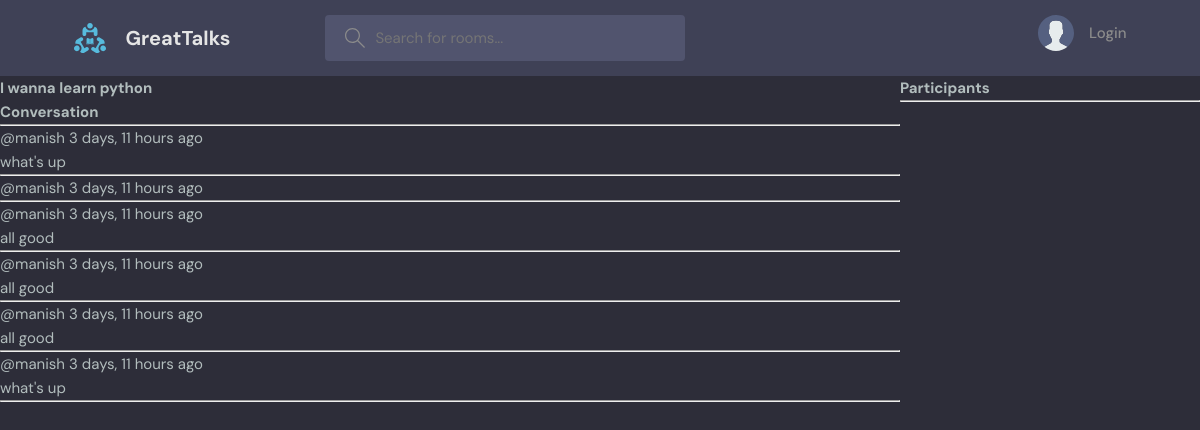
Page /room/6/ on the committed database.
### base/models.py (models this page shows, shortened)
class  Room(models.Model):
    host =models.ForeignKey(User, on_delete=models.SET_NULL, null= True)
    topic = models.ForeignKey(Topic, on_delete=models.SET_NULL, null=True)
    name = models.CharField(max_length=200)
    description = models.TextField(null = True, blank=True)
    participants =  models.ManyToManyField(User, related_name='participants', blank=True)
    updated = models.DateTimeField(auto_now=True)
    created = models.DateTimeField(auto_now_add=True)
    class Meta:
        ordering = ['-updated','-created']

class Message(models.Model):
    user = models.ForeignKey(User, on_delete=models.CASCADE)
    room = models.ForeignKey(Room, on_delete=models.CASCADE)
    body = models.TextField()
    updated = models.DateTimeField(auto_now=True)
    created = models.DateTimeField(auto_now_add=True)
    class Meta:
        ordering = ['-updated','-created']

### base/views.py (the view, shortened to what this page needs)
# urls.py: path('room/<str:pk>/',views.room, name="room"),
def room(request,pk):
    room = Room.objects.get(id = pk)
    room_messages = room.message_set.all().order_by('-created')
    participants = room.participants.all()
    context = {'room':room, 'room_messages': room_messages,'participants': participants}
    return render(request, 'base/room.html',context)

### base/templates/base/room.html (shortened to what this page needs)
{% extends 'main.html' %}
{%block content%}
<div class="room-container">
    <div>
        <h1>{{room.name}}</h1>
        <div class="comment-wrapper">
        <h3>Conversation</h3>
        <hr>
        {% for message in room_messages %}
        <div>
            <small>@{{message.user}} {{message.created|timesince}} ago</small>
            <p>{{message.body}}</p>
            <hr>
        </div>
        {% endfor %}
        </div>
    </div>
    <div>
        <h3> Participants</h3>
        <hr>
    </div>
</div>
{%endblock%}

### static/styles/style.css (style rules this page uses)
:root { --color-main: #71c6dd; --color-main-light: #e1f6fb; --color-dark: #3f4156; --color-dark-medium: #51546e; --color-dark-light: #696d97; --color-light: #e5e5e5; --color-gray: #8b8b8b; --color-light-gray: #b2bdbd; --color-bg: #2d2d39; --color-success: #5dd693; --color-error: #fc4b0b; }
* { font-family: "DM Sans", -apple-system, BlinkMacSystemFont, "Segoe UI", Roboto, Oxygen, Ubuntu, Cantarell, "Open Sans", "Helvetica Neue", sans-serif; margin: 0; padding: 0; box-sizing: border-box; text-rendering: optimizeLegibility; font-size: inherit; }
html { font-size: 56.25%; }
@media only screen and (min-width: 1200px) { html { font-size: 62.5%; } }
body { line-height: 1.6; font-weight: 400; font-size: 1.5rem; color: var(--color-light-gray); background-color: var(--color-bg); min-height: 100vh; }

### base/templates/base/room.html (style rules this page uses)
.room-container { display: grid; grid-template-columns: 3fr 1fr; }

### rows in the picture
Room: name "I wanna learn python"
Message: user "manish", created "3 days, 11 hours", body "what's up"
Message: user "manish", created "3 days, 11 hours"
Message: user "manish", created "3 days, 11 hours", body "all good"
Message: user "manish", created "3 days, 11 hours", body "all good"
Message: user "manish", created "3 days, 11 hours", body "all good"
Message: user "manish", created "3 days, 11 hours", body "what's up"
